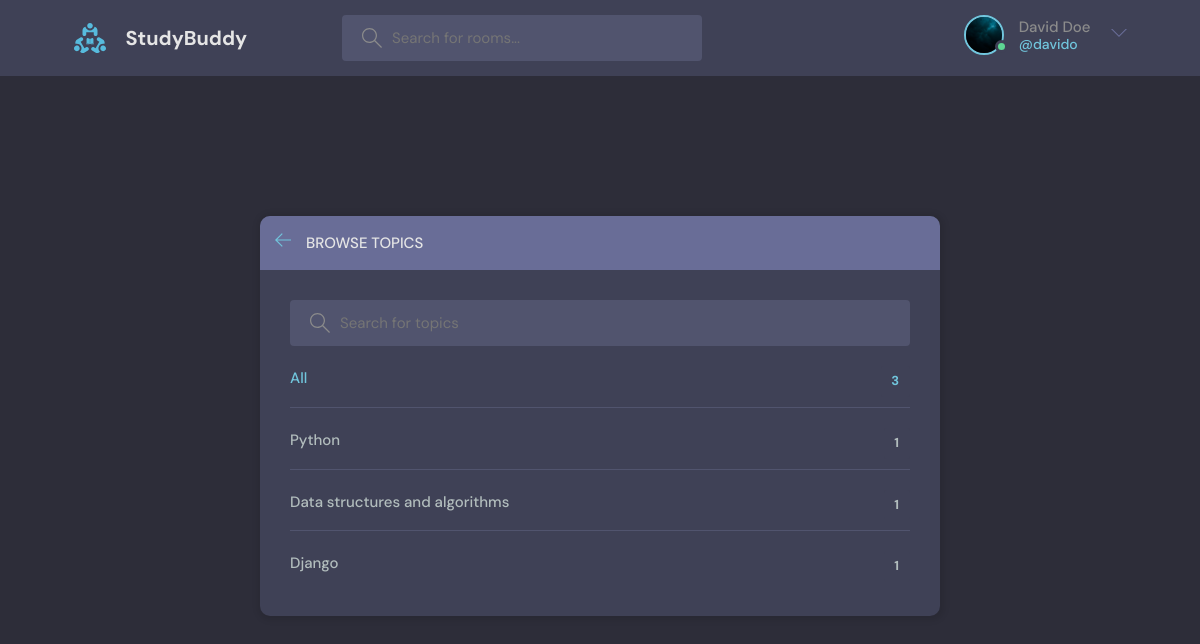
/topics/ (signed in), run on the app's committed database.
### base/models.py (models this page shows, shortened)
class User(AbstractUser):
    name = models.CharField(max_length=200, null=True)
    email = models.EmailField(unique=True, null=True)
    bio = models.TextField(null=True)
    avatar = models.ImageField(null=True, default="avatar.svg")
    USERNAME_FIELD = 'email'
    REQUIRED_FIELDS = []

class Topic(models.Model):
    name = models.CharField(max_length=200)

### base/views.py (the view)
# urls.py: path('topics/', views.topicsPage, name="topics"),
def topicsPage(request):
    q = request.GET.get('q') if request.GET.get('q') != None else ''
    topics = Topic.objects.filter(name__icontains=q)
    context = {"topics": topics}
    return render(request, 'base/topics.html', context)

### base/templates/base/topics.html (shortened to what this page needs)
{% extends 'main.html' %}
{% block content %}
    <main class="create-room layout">
      <div class="container">
        <div class="layout__box">
          <div class="layout__boxHeader">
            <div class="layout__boxTitle">
              <a href="{% url 'home' %}">
                <svg version="1.1" xmlns="http://www.w3.org/2000/svg" width="32" height="32" viewBox="0 0 32 32">
                  <title>arrow-left</title>
                  <path
                    d="M13.723 2.286l-13.723 13.714 13.719 13.714 1.616-1.611-10.96-10.96h27.625v-2.286h-27.625l10.965-10.965-1.616-1.607z"
                  ></path>
                </svg>
              </a>
              <h3>Browse Topics</h3>
            </div>
          </div>
          <div class="topics-page layout__body">
            <form class="header__search" method="GET" action="">
              <label>
                <input placeholder="Search for topics" name="q" list="new-list" />
              </label>
            </form>
            <ul class="topics__list">
              <li>
                <a href="{% url 'home' %}" class="active">All <span>{{topics.count}}</span></a>
              </li>
              {% for topic in topics %}
              <li>
                <a href="{% url 'home' %}?q={{topic.name}}">{{topic.name}} <span>{{topic.room_set.all.count}}</span></a>
              </li>
              {% endfor %}
            </ul>
          </div>
        </div>
      </div>
    </main>
{% endblock content%}

### templates/navbar.html (shortened to what this page needs)
{% load static %}
<header class="header header--loggedIn">
    <div class="container">
      <a href="{% url 'home' %}" class="header__logo">
        <img src="{% static 'images/logo.svg' %}" />
        <h1>StudyBuddy</h1>
      </a>
      <form class="header__search" method="GET" action="{% url 'home' %}">
        <label>
          <input name="q" placeholder="Search for rooms..." list="room-list" />
        </label>
      </form>
      <nav class="header__menu">
        {% if request.user.is_authenticated %}
        <div class="header__user">
          <a href="{% url 'profile' request.user.id %}">
            <div class="avatar avatar--medium active">
              <img src="{{request.user.avatar.url}}" />
            </div>
            <p>{{request.user.name}}<span>@{{request.user.username}}</span></p>
          </a>
          <button class="dropdown-button">
            <svg version="1.1" xmlns="http://www.w3.org/2000/svg" width="32" height="32" viewBox="0 0 32 32">
              <title>chevron-down</title>
              <path d="M16 21l-13-13h-3l16 16 16-16h-3l-13 13z"></path>
            </svg>
          </button>
        </div>
            {% else %}
            <a href="{% url 'login' %}">
              <img src="{% static 'images/avatar.svg' %}" />
              <p>Login</p>
            </a>
            {% endif %}
      </nav>
    </div>
  </header>

### static/styles/style.css (style rules this page uses)
:root { --color-main: #71c6dd; --color-main-light: #e1f6fb; --color-dark: #3f4156; --color-dark-medium: #51546e; --color-dark-light: #696d97; --color-light: #e5e5e5; --color-gray: #8b8b8b; --color-light-gray: #b2bdbd; --color-bg: #2d2d39; --color-success: #5dd693; --color-error: #fc4b0b; }
* { font-family: "DM Sans", -apple-system, BlinkMacSystemFont, "Segoe UI", Roboto, Oxygen, Ubuntu, Cantarell, "Open Sans", "Helvetica Neue", sans-serif; margin: 0; padding: 0; box-sizing: border-box; text-rendering: optimizeLegibility; font-size: inherit; }
html { font-size: 56.25%; }
@media only screen and (min-width: 1200px) { html { font-size: 62.5%; } }
body { line-height: 1.6; font-weight: 400; font-size: 1.5rem; color: var(--color-light-gray); background-color: var(--color-bg); min-height: 100vh; }
img { width: 100%; }
a { display: inline-block; color: var(--color-main); text-decoration: none; }
.container { max-width: 120rem; width: 90%; margin: auto; }
.avatar { position: relative; display: inline-block; border-radius: 50%; border: 2px solid var(--color-main); }
.avatar img { display: block; border-radius: 50%; object-fit: cover; object-position: center; }
.avatar::after { content: ""; display: block; position: absolute; background-color: var(--color-gray); z-index: 111; border-radius: 50%; border: 0.3rem solid var(--color-dark); }
.avatar.active::after { background-color: var(--color-success); }
.avatar.avatar--medium img { width: 3.6rem; height: 3.6rem; border-radius: 50%; }
.avatar.avatar--medium:after { width: 0.7rem; height: 0.7rem; bottom: 0px; right: -6px; }
.header { padding: 1.5rem; background-color: var(--color-dark); }
.header > .container { display: flex; gap: 9.5rem; }
.header__logo, .header__user { display: flex; gap: 2rem; align-items: center; }
.header__logo > img { height: 3.2rem; width: 3.2rem; }
.header__logo > h1 { font-weight: 700; font-size: 2rem; color: var(--color-light); }
.header__search > label { background-color: var(--color-dark-medium); padding: 1.3rem 1rem; display: flex; align-items: center; gap: 1rem; border-radius: 4px; }
.header__search svg { fill: var(--color-gray); width: 2rem; height: 2rem; margin-left: 1rem; }
.header__search input { width: 30rem; background: transparent; border: none; outline: none; color: var(--color-light); }
.header__menu { margin-left: auto; position: relative; }
.header__menu a { display: flex; gap: 1.5rem; align-items: center; font-weight: 500; text-decoration: none; color: var(--color-gray); }
.header__menu img { height: 3.6rem; }
.header__menu p { line-height: 1.2; }
.header__menu span { color: var(--color-main); font-weight: 500; font-size: 1.4rem; display: block; }
.header__menu svg { width: 1.6rem; height: 1.6rem; fill: var(--color-dark-light); }
.dropdown-button { background: transparent; border: 0; outline: 0; cursor: pointer; }
.layout { margin-top: 2.4rem; }
.layout > .container { display: flex; justify-content: space-between; align-items: flex-start; }
.layout__box { width: 90%; max-width: 48rem; min-height: 40rem; position: absolute; top: 50%; left: 50%; transform: translate(-50%, -46%); background-color: var(--color-dark); border-radius: 1rem; box-shadow: 1px 1px 6px 3px rgba(0, 0, 0, 0.1); overflow: hidden; }
.layout__boxHeader { display: flex; padding: 1.5rem; background-color: var(--color-dark-light); }
.layout__boxTitle { display: flex; gap: 1.5rem; align-items: center; }
.layout__boxTitle h3 { text-transform: uppercase; font-weight: 500; color: var(--color-light); }
.layout__boxTitle svg { width: 1.6rem; height: 1.6rem; fill: var(--color-main); }
.layout__body { margin: 3rem; }
.topics__list { list-style: none; }
.topics__list li a { display: flex; justify-content: space-between; margin-bottom: 3rem; font-weight: 500; color: var(--color-light-gray); transition: all 0.3s ease-in-out; }
.topics__list li a.active, .topics__list li a:hover { color: var(--color-main); }
.topics__list li a span { padding: 0.5rem 1rem; background-color: var(--color-dark); border-radius: 3px; font-size: 1.3rem; font-weight: 700; letter-spacing: 1px; }
.topics-page .topics__list li:not(:last-child) a { margin: 2rem 0; padding-bottom: 1rem; text-decoration: none; border-bottom: 1px solid var(--color-dark-medium); }
.topics-page .header__search { display: block; }
.create-room.layout .layout__box { max-width: 68rem; }

### data on the page
User: user.avatar (picture), user.name "David Doe", user.username "davido"
Topic: name "Python", room_set.all.count "1"
Topic: name "Data structures and algorithms", room_set.all.count "1"
Topic: name "Django", room_set.all.count "1"

### other printed values
{{ topics.count }} "3"
